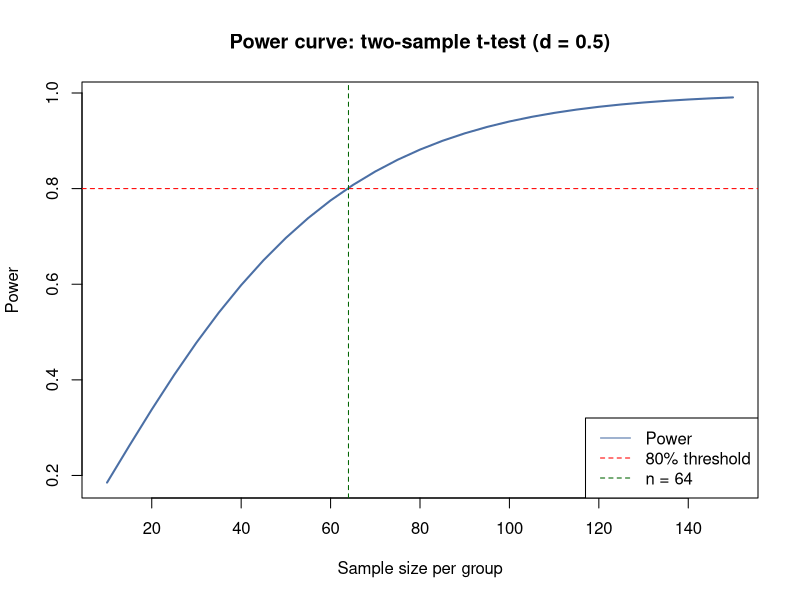

This figure's R source:
# Load pwr package and set seed for reproducibility

library(pwr)

# Two-sample t-test: how many participants per group do we need?

# Effect size d = 0.5 (medium), alpha = 0.05, power = 0.80
result_two_sample <- pwr.t.test(
  d = 0.8,
  sig.level = 0.05,
  power = 0.90,
  type = "two.sample"
)
print(result_two_sample)
#> 
#>      Two-sample t test power calculation 
#> 
#>               n = 63.77
#>               d = 0.5
#>       sig.level = 0.05
#>           power = 0.8
#>     alternative = two.sided
#> 
#> NOTE: n is number in *each* group
n_two_sample <- ceiling(result_two_sample$n)
cat("You need", n_two_sample, "participants per group,", n_two_sample * 2, "total.\n")
#> You need 64 participants per group, 128 total.


#> # One-sample t-test (comparing to a known value)
n_one <- ceiling(pwr.t.test(d = 0.5, sig.level = 0.05, power = 0.80,
                            type = "one.sample")$n)

# Paired t-test (before/after in same participants)
n_paired <- ceiling(pwr.t.test(d = 0.5, sig.level = 0.05, power = 0.80,
                               type = "paired")$n)

cat("One-sample:", n_one, "| Paired:", n_paired, "| Two-sample:", n_two_sample, "per group\n")
#> One-sample: 34 | Paired: 34 | Two-sample: 64 per group


#> # Power curve: power vs. sample size for d = 0.5
ns <- seq(10, 150, by = 5)
powers <- sapply(ns, function(n) {
  pwr.t.test(n = n, d = 0.5, sig.level = 0.05, type = "two.sample")$power
})

plot(ns, powers, type = "l", lwd = 2, col = "#4B6FA5",
     xlab = "Sample size per group", ylab = "Power",
     main = "Power curve: two-sample t-test (d = 0.5)")
abline(h = 0.80, lty = 2, col = "red")
abline(v = 64, lty = 2, col = "darkgreen")
legend("bottomright", legend = c("Power", "80% threshold", "n = 64"),
       lty = c(1, 2, 2), col = c("#4B6FA5", "red", "darkgreen"))
